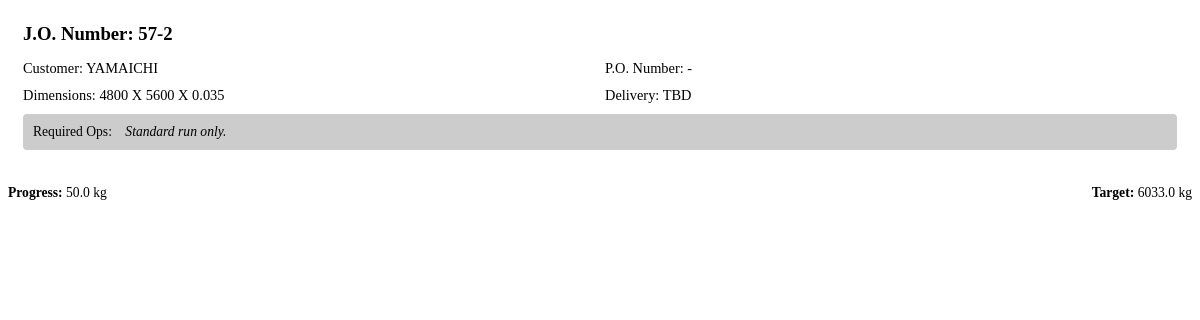
/get-job-specs/4/, run on an earlier commit of the app's database.
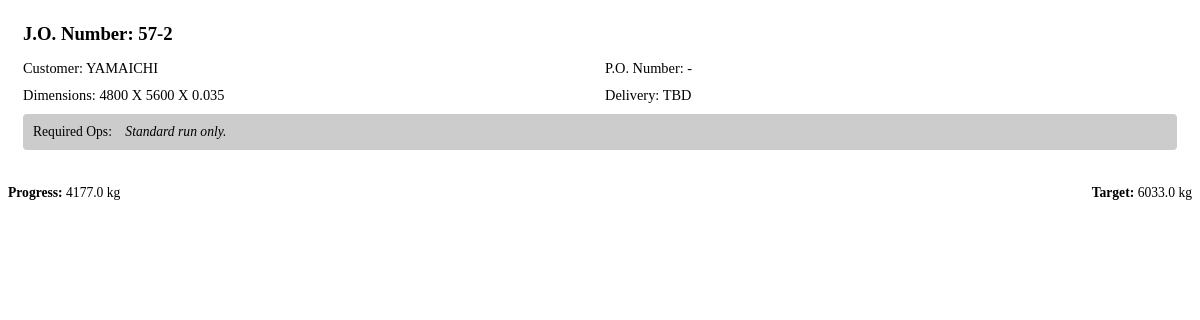
And on a later commit of the database.
### production/models.py (models this page shows, shortened)
class JobOrder(models.Model):
    jo_number = models.CharField(max_length=20, unique=True)
    customer = models.CharField(max_length=100)
    po_number = models.CharField(max_length=50, blank=True, default="-")
    target_delivery_date = models.DateField(null=True, blank=True)
    product_dimension = models.CharField(max_length=100, default="", help_text="e.g., 230 x 240 x 0.03")
    recipe = models.ForeignKey(Recipe, on_delete=models.SET_NULL, null=True, blank=True)
    printing_required = models.BooleanField(default=False)
    sealing_required = models.BooleanField(default=False)
    slitting_required = models.BooleanField(default=False)
    remarks = models.TextField(blank=True, default="-")
    wastage_buffer_percent = models.DecimalField(max_digits=5, decimal_places=2, default=10.00)
    order_quantity_kg = models.DecimalField(max_digits=10, decimal_places=2)
    total_est_material_kg = models.DecimalField(max_digits=10, decimal_places=2, editable=False, default=0)
    total_extruded_kg = models.DecimalField(max_digits=10, decimal_places=2, default=0)
    total_cut_kg = models.DecimalField(max_digits=10, decimal_places=2, default=0)
    total_packed_kg = models.DecimalField(max_digits=10, decimal_places=2, default=0)
    total_shipped_kg = models.DecimalField(max_digits=10, decimal_places=2, default=0)
    is_completed = models.BooleanField(default=False, help_text="Mark as true when the entire order is finished.")

### production/views.py (the view)
# urls.py: path('get-job-specs/<int:jo_id>/', views.get_job_specs, name='get_job_specs'),
def get_job_specs(request, jo_id):
    job_order = get_object_or_404(JobOrder, id=jo_id)
    if job_order.is_completed:
        return HttpResponse("<div style='padding: 15px; background: #dc3545; color: white; border-radius: 4px; font-weight: bold; text-align: center;'>Error: This Job Order is already closed or completed. You cannot log new data against it.</div>")
    dept = request.GET.get('dept')
    if not dept:
        dept = 'cutting'
    return render(request, 'production/partials/job_spec_card.html', {'jo': job_order, 'dept': dept})

### production/templates/production/partials/job_spec_card.html (shortened to what this page needs)
<div style="background: var(--brand-dark); color: var(--primary-fg); padding: 15px; border-radius: var(--radius); margin-bottom: 20px;">
    <h3 style="margin: 0 0 10px 0; color: var(--action-blue); border-bottom: 1px solid var(--border-hard); padding-bottom: 5px;">
        J.O. Number: {{ jo.jo_number }}
    </h3>
    <div style="display: grid; grid-template-columns: 1fr 1fr; gap: 10px; font-size: 0.9rem; margin-bottom: 10px;">
        <div><span style="color: var(--border-hard);">Customer:</span> <span class="text-bright">{{ jo.customer }}</span></div>
        <div><span style="color: var(--border-hard);">P.O. Number:</span> <span class="text-bright">{{ jo.po_number|default:"-" }}</span></div>
        <div><span style="color: var(--border-hard);">Dimensions:</span> <span class="text-bright">{{ jo.product_dimension|default:"Standard" }}</span></div>
        <div><span style="color: var(--border-hard);">Delivery:</span> <span class="text-bright">{{ jo.target_delivery_date|default:"TBD" }}</span></div>
    </div>
    <div style="background: rgba(0,0,0,0.2); padding: 10px; border-radius: 4px; font-size: 0.85rem;">
        <span style="color: var(--border-hard); margin-right: 10px;">Required Ops:</span>
        {% if not jo.printing_required and not jo.sealing_required and not jo.slitting_required %}
            <span style="color: var(--border-hard); font-style: italic;">Standard run only.</span>
        {% endif %}
    </div>
</div>
<div id="active-progress-bar" hx-swap-oob="true">
    {% if dept == 'packing' %}
        {% include 'production/partials/progress_indicator.html' with current_amount=jo.total_packed_kg target_amount=jo.total_cut_kg %}
    {% else %}
        {% include 'production/partials/progress_indicator.html' with current_amount=jo.total_cut_kg target_amount=jo.total_extruded_kg %}
    {% endif %}
</div>

### production/templates/production/partials/progress_indicator.html (shortened to what this page needs)
<div style="margin-bottom: 20px;">
    <div style="display: flex; justify-content: space-between; font-size: 0.85rem; margin-bottom: 5px; color: var(--text-muted);">
        <span><strong>Progress:</strong> {{ current_amount|default:"0"|floatformat:1 }} kg</span>
        <span><strong>Target:</strong> {{ target_amount|default:"0"|floatformat:1 }} kg</span>
    </div>
    <div style="background: var(--border-soft); border-radius: 4px; width: 100%; height: 12px; overflow: hidden;">
        {% if target_amount and target_amount > 0 %}
            <div style="
                background: {% if current_amount >= target_amount %}#28a745{% else %}var(--action-blue){% endif %};
                height: 100%;
                /* Cap at 100% physically just in case of overproduction */
                width: min({% widthratio current_amount target_amount 100 %}%, 100%);
                transition: width 0.4s ease-in-out;">
            </div>
        {% else %}
            <div style="background: var(--action-blue); height: 100%; width: 0%;"></div>
        {% endif %}
    </div>
</div>

What changed in the data, as far as the page shows it:
changed JobOrder "YAMAICHI": total_cut_kg "50.0" → "4177.0"
